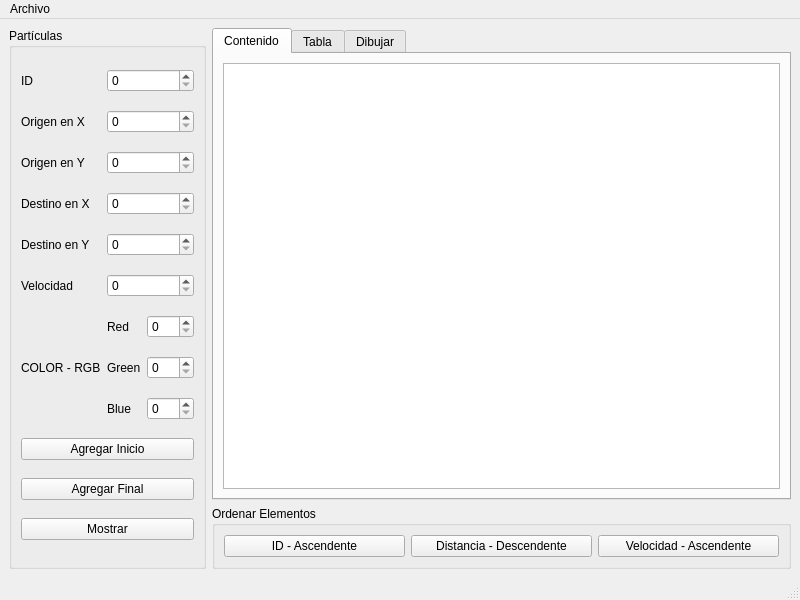
<?xml version="1.0" encoding="UTF-8"?>
<ui version="4.0">
 <class>MainWindow</class>
 <widget class="QMainWindow" name="MainWindow">
  <property name="geometry">
   <rect>
    <x>0</x>
    <y>0</y>
    <width>800</width>
    <height>600</height>
   </rect>
  </property>
  <property name="windowTitle">
   <string>MainWindow</string>
  </property>
  <widget class="QWidget" name="centralwidget">
   <layout class="QGridLayout" name="gridLayout_2">
    <item row="0" column="0" rowspan="2">
     <widget class="QGroupBox" name="groupBox">
      <property name="title">
       <string>Partículas</string>
      </property>
      <layout class="QGridLayout" name="gridLayout">
       <item row="9" column="0" colspan="3">
        <widget class="QPushButton" name="Agregar_Inicio_pushButton">
         <property name="text">
          <string>Agregar Inicio</string>
         </property>
        </widget>
       </item>
       <item row="0" column="1" colspan="2">
        <widget class="QSpinBox" name="ID_spinBox">
         <property name="maximum">
          <number>100000000</number>
         </property>
        </widget>
       </item>
       <item row="7" column="2">
        <widget class="QSpinBox" name="Green_spinBox">
         <property name="maximum">
          <number>255</number>
         </property>
        </widget>
       </item>
       <item row="8" column="2">
        <widget class="QSpinBox" name="Blue_spinBox">
         <property name="maximum">
          <number>255</number>
         </property>
        </widget>
       </item>
       <item row="3" column="0">
        <widget class="QLabel" name="label_4">
         <property name="text">
          <string>Destino en X</string>
         </property>
        </widget>
       </item>
       <item row="3" column="1" colspan="2">
        <widget class="QSpinBox" name="Destino_X_spinBox">
         <property name="maximum">
          <number>500</number>
         </property>
        </widget>
       </item>
       <item row="7" column="1">
        <widget class="QLabel" name="label_9">
         <property name="text">
          <string>Green</string>
         </property>
        </widget>
       </item>
       <item row="8" column="1">
        <widget class="QLabel" name="label_10">
         <property name="text">
          <string>Blue</string>
         </property>
        </widget>
       </item>
       <item row="11" column="0" colspan="3">
        <widget class="QPushButton" name="Mostrar_pushButton">
         <property name="text">
          <string>Mostrar</string>
         </property>
        </widget>
       </item>
       <item row="4" column="0">
        <widget class="QLabel" name="label_5">
         <property name="text">
          <string>Destino en Y</string>
         </property>
        </widget>
       </item>
       <item row="6" column="2">
        <widget class="QSpinBox" name="Red_spinBox">
         <property name="maximum">
          <number>255</number>
         </property>
        </widget>
       </item>
       <item row="10" column="0" colspan="3">
        <widget class="QPushButton" name="Agregar_Final_pushButton">
         <property name="text">
          <string>Agregar Final</string>
         </property>
        </widget>
       </item>
       <item row="4" column="1" colspan="2">
        <widget class="QSpinBox" name="Destino_Y_spinBox">
         <property name="maximum">
          <number>500</number>
         </property>
        </widget>
       </item>
       <item row="2" column="1" colspan="2">
        <widget class="QSpinBox" name="Origen_Y_spinBox">
         <property name="maximum">
          <number>500</number>
         </property>
        </widget>
       </item>
       <item row="5" column="1" colspan="2">
        <widget class="QSpinBox" name="Velocidad_spinBox">
         <property name="maximum">
          <number>100000000</number>
         </property>
        </widget>
       </item>
       <item row="1" column="1" colspan="2">
        <widget class="QSpinBox" name="Origen_X_spinBox">
         <property name="maximum">
          <number>500</number>
         </property>
        </widget>
       </item>
       <item row="0" column="0">
        <widget class="QLabel" name="label">
         <property name="text">
          <string>ID</string>
         </property>
        </widget>
       </item>
       <item row="2" column="0">
        <widget class="QLabel" name="label_3">
         <property name="text">
          <string>Origen en Y</string>
         </property>
        </widget>
       </item>
       <item row="5" column="0">
        <widget class="QLabel" name="label_6">
         <property name="text">
          <string>Velocidad</string>
         </property>
        </widget>
       </item>
       <item row="6" column="1">
        <widget class="QLabel" name="label_8">
         <property name="text">
          <string>Red</string>
         </property>
        </widget>
       </item>
       <item row="7" column="0">
        <widget class="QLabel" name="label_7">
         <property name="text">
          <string>COLOR - RGB</string>
         </property>
        </widget>
       </item>
       <item row="1" column="0">
        <widget class="QLabel" name="label_2">
         <property name="text">
          <string>Origen en X</string>
         </property>
        </widget>
       </item>
      </layout>
     </widget>
    </item>
    <item row="0" column="1">
     <widget class="QTabWidget" name="tabWidget">
      <property name="currentIndex">
       <number>0</number>
      </property>
      <widget class="QWidget" name="tab_3">
       <attribute name="title">
        <string>Contenido</string>
       </attribute>
       <layout class="QGridLayout" name="gridLayout_3">
        <item row="0" column="0">
         <widget class="QPlainTextEdit" name="Salida"/>
        </item>
       </layout>
      </widget>
      <widget class="QWidget" name="tab_4">
       <attribute name="title">
        <string>Tabla</string>
       </attribute>
       <layout class="QGridLayout" name="gridLayout_7">
        <item row="0" column="0" colspan="3">
         <widget class="QTableWidget" name="Table"/>
        </item>
        <item row="1" column="0">
         <widget class="QLineEdit" name="Buscar_lineEdit">
          <property name="placeholderText">
           <string>ID de la Partícula</string>
          </property>
         </widget>
        </item>
        <item row="1" column="1">
         <widget class="QPushButton" name="Buscar_pushButton">
          <property name="text">
           <string>Buscar</string>
          </property>
         </widget>
        </item>
       </layout>
      </widget>
      <widget class="QWidget" name="tab">
       <attribute name="title">
        <string>Dibujar</string>
       </attribute>
       <layout class="QGridLayout" name="gridLayout_4">
        <item row="0" column="0" colspan="3">
         <widget class="QGraphicsView" name="graphicsView"/>
        </item>
        <item row="1" column="0">
         <widget class="QPushButton" name="Dibujar_pushButton">
          <property name="text">
           <string>Dibujar Partículas</string>
          </property>
         </widget>
        </item>
        <item row="1" column="1">
         <widget class="QPushButton" name="Dibujar_Grafo_pushButton">
          <property name="text">
           <string>Dibujar Grafo</string>
          </property>
         </widget>
        </item>
        <item row="1" column="2">
         <widget class="QPushButton" name="Limpiar_pushButton">
          <property name="text">
           <string>Limpiar Pantalla</string>
          </property>
         </widget>
        </item>
       </layout>
      </widget>
     </widget>
    </item>
    <item row="1" column="1">
     <widget class="QGroupBox" name="groupBox_2">
      <property name="title">
       <string>Ordenar Elementos</string>
      </property>
      <layout class="QGridLayout" name="gridLayout_5">
       <item row="0" column="0">
        <widget class="QPushButton" name="Ordenar_ID_pushButton">
         <property name="text">
          <string>ID - Ascendente</string>
         </property>
        </widget>
       </item>
       <item row="0" column="1">
        <widget class="QPushButton" name="Ordenar_Distancia_pushButton">
         <property name="text">
          <string>Distancia - Descendente</string>
         </property>
        </widget>
       </item>
       <item row="0" column="2">
        <widget class="QPushButton" name="Ordenar_Velocidad_pushButton">
         <property name="text">
          <string>Velocidad - Ascendente</string>
         </property>
        </widget>
       </item>
      </layout>
     </widget>
    </item>
   </layout>
  </widget>
  <widget class="QMenuBar" name="menubar">
   <property name="geometry">
    <rect>
     <x>0</x>
     <y>0</y>
     <width>800</width>
     <height>21</height>
    </rect>
   </property>
   <widget class="QMenu" name="menuArchivo">
    <property name="title">
     <string>Archivo</string>
    </property>
    <addaction name="actionAbrir_Archivo"/>
    <addaction name="actionGuardar_Archivo"/>
   </widget>
   <addaction name="menuArchivo"/>
  </widget>
  <widget class="QStatusBar" name="statusbar"/>
  <action name="actionAbrir_Archivo">
   <property name="text">
    <string>Abrir Archivo</string>
   </property>
   <property name="shortcut">
    <string>Ctrl+O</string>
   </property>
  </action>
  <action name="actionGuardar_Archivo">
   <property name="text">
    <string>Guardar Archivo</string>
   </property>
   <property name="shortcut">
    <string>Ctrl+G</string>
   </property>
  </action>
 </widget>
 <resources/>
 <connections/>
</ui>
